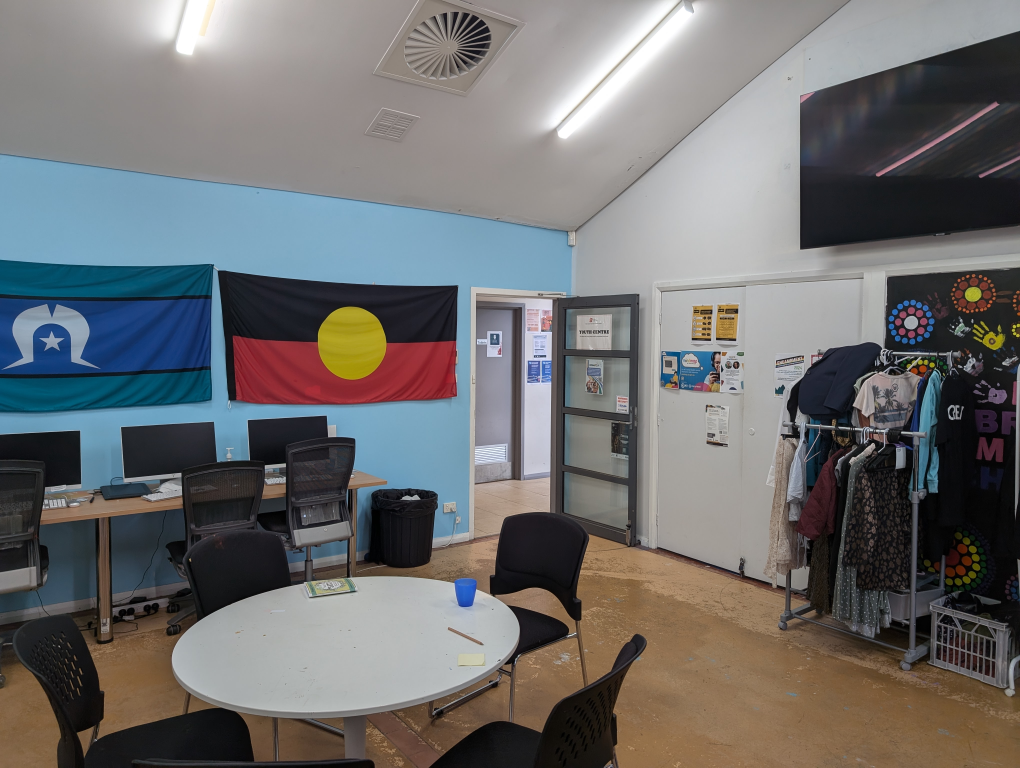
#> input picture images/img3_1.jpg, 4080 x 3072 px (shown at 1/4 size); its folder holds only this picture in this run
$ python code.py
#> lines starting #> are read from the running program, lines starting #| are printed output that depends on the picture; after the words box and inside, x2 and y2 are one past the last pixel; in counts of white or black regions, pixels touching at a corner belong together
import cv2
import numpy as np
# from helper import ransac_calibrate
from tqdm import tqdm
import matplotlib.pyplot as plt
import os


def createPanorama(input_img_list):
    images = []
    dims = []
    for index, path in enumerate(input_img_list):
        print (path)
        images.append(cv2.imread(path))
        dims.append(images[index].shape)
    return images, dims


"""
Resize all images to same size.
"""
# [76 lines left out: functions reSizeImages, getMatches, not called in this run]


def getNonZeroImage(image):

    ## keep nonzero pixels
    out_gray = cv2.cvtColor(image, cv2.COLOR_BGR2GRAY)
    pixels = cv2.findNonZero(out_gray)
    pixels = pixels.reshape([pixels.shape[0],2])

    extreme_min_x = min(pixels[:,0])
    extreme_max_x = max(pixels[:,0])
    extreme_min_y = min(pixels[:,1])
    extreme_max_y = max(pixels[:,1])

    image = image[extreme_min_y:extreme_max_y, extreme_min_x:extreme_max_x,:]
    return image

# [20 lines left out: function showAndWrite, not called in this run]

if __name__ =="__main__":
    image_list = []
    for file in os.listdir(r"images/"):
        filename = os.fsdecode(file)
        if filename.endswith(".png") or filename.endswith(".jpg"):
            p = os.path.join("images/", filename)
            image_list.append(p)

    images , dims = createPanorama(image_list)
#> images = 1 item; dims = [(3072, 4080, 3)]

    ## Define feature type
    feature_typye = cv2.xfeatures2d.SIFT_create()

    out = images[0]
#> out is the input picture: shape (3072, 4080, 3); mean B, G, R 110.9, 110.7, 110.9
    dist_thresh = [0.9, 0.7, 0.5, 0.5, 0.5, 0.5]
    for index in range(len(images) - 1):
        print('index :', index)
        im2 = images[index+1]
        im1 = out
        out  ,temp, z = getMatches(im1, im2,feature_typye, ransac_iterations = 1000, dist_threshold=dist_thresh[index])
        outshape = out.shape
#> this loop made 0 passes

    out = getNonZeroImage(out)
#> in getNonZeroImage, `out_gray = cv2.cvtColor(image, cv2.COLOR_BGR2GRAY)`:
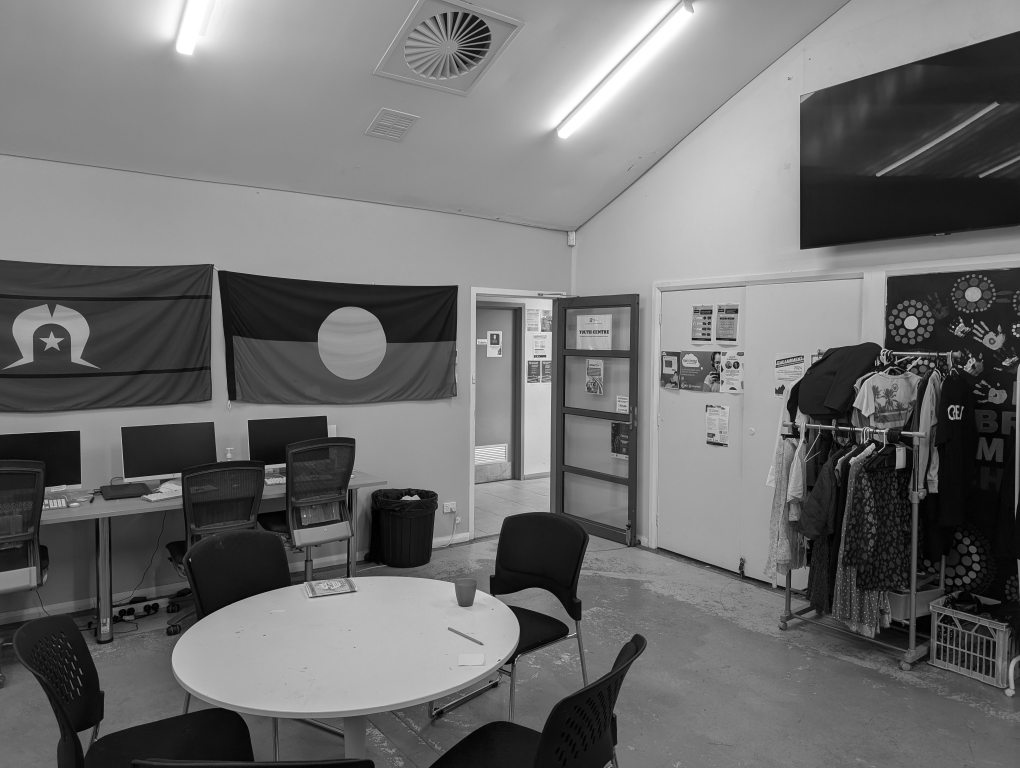
#> out_gray: shape (3072, 4080) (shown at 1/4 size); min 0, max 255, mean 110.8
#> in getNonZeroImage, `pixels = cv2.findNonZero(out_gray)`: pixels = contour of 12526851 points, box (x1, y1, x2, y2) (0, 0, 4080, 3072), area 0
#> in getNonZeroImage, `pixels = pixels.reshape([pixels.shape[0],2])`: pixels = 12526851 pairs, first value 0 to 4079, second value 0 to 3071
#> in getNonZeroImage, `extreme_min_x = min(pixels[:,0])`: extreme_min_x = 0
#> in getNonZeroImage, `extreme_max_x = max(pixels[:,0])`: extreme_max_x = 4079
#> in getNonZeroImage, `extreme_min_y = min(pixels[:,1])`: extreme_min_y = 0
#> in getNonZeroImage, `extreme_max_y = max(pixels[:,1])`: extreme_max_y = 3071
#> (the run stopped early here; a loop or call above may not have finished)

$ run again, on images/img3_2.jpg
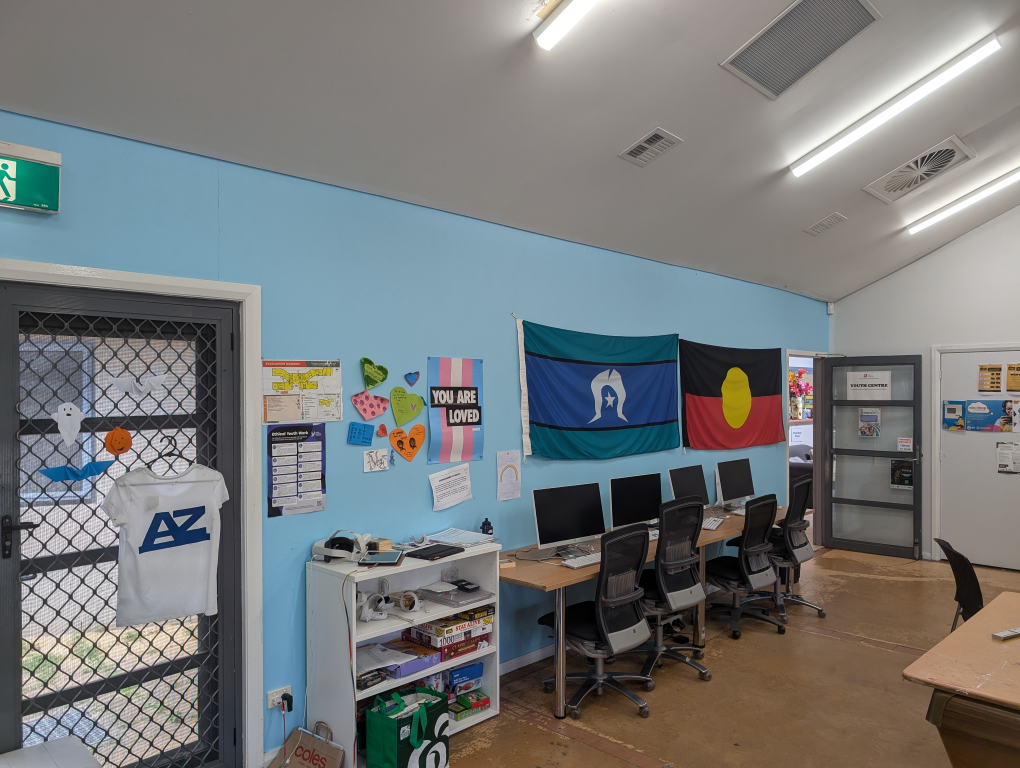
#> input picture images/img3_2.jpg, 4080 x 3072 px (shown at 1/4 size)
#> images = 1 item; dims = [(3072, 4080, 3)]
#> out is the input picture: shape (3072, 4080, 3); mean B, G, R 121.8, 121.4, 118.6
#> in getNonZeroImage, `out_gray = cv2.cvtColor(image, cv2.COLOR_BGR2GRAY)`:
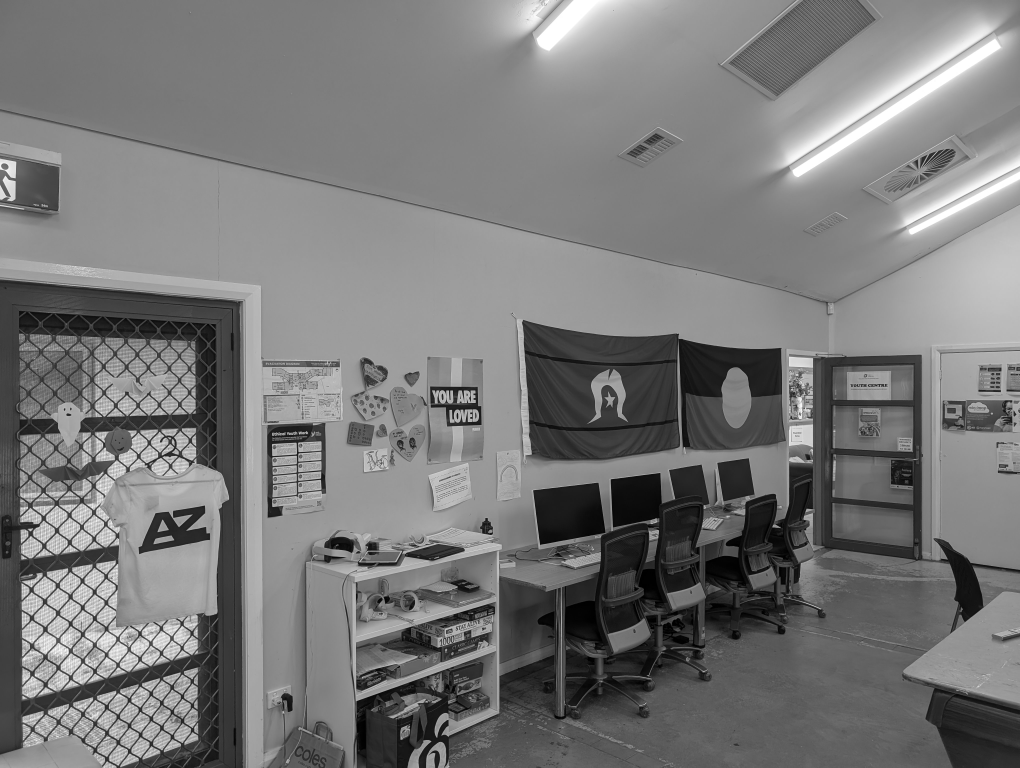
#> out_gray: shape (3072, 4080) (shown at 1/4 size); min 0, max 255, mean 120.6
#> in getNonZeroImage, `pixels = cv2.findNonZero(out_gray)`: pixels = contour of 12526355 points, box (x1, y1, x2, y2) (0, 0, 4080, 3072), area 0
#> in getNonZeroImage, `pixels = pixels.reshape([pixels.shape[0],2])`: pixels = 12526355 pairs, first value 0 to 4079, second value 0 to 3071
#> extreme_min_x = 0
#> extreme_max_x = 4079
#> extreme_min_y = 0
#> extreme_max_y = 3071
